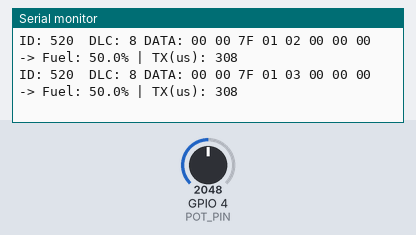
Bench run of a sketch on a simulated ESP32. Shown: the last lines printed to the serial monitor. The test bench sets the inputs (shaded band); at power-on: GPIO 4 (POT_PIN) = 2048. No CAN messages arrive unless stated.

Above: at 1.4 s.
1.5 s: GPIO 4 (POT_PIN) set to 2866
At 1.71 s:
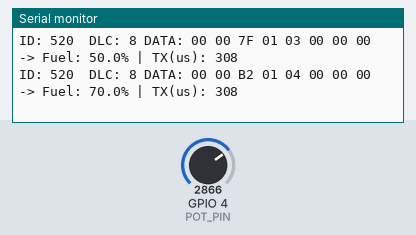
3.3 s: GPIO 4 (POT_PIN) set to 3603
At 3.51 s:
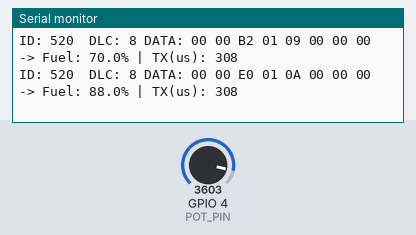
5.1 s: GPIO 4 (POT_PIN) set to 4095
At 5.31 s:
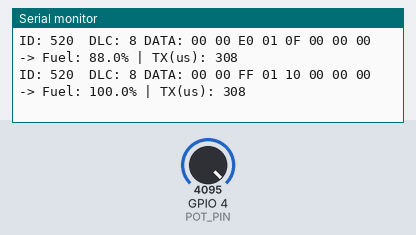
6.9 s: GPIO 4 (POT_PIN) set to 2047
At 8.31 s:
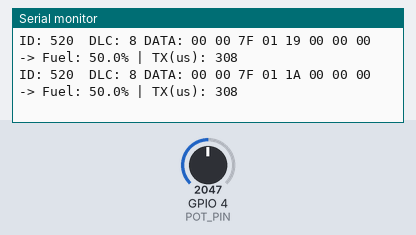
9.9 s: GPIO 4 (POT_PIN) set to 1228
At 10.11 s:
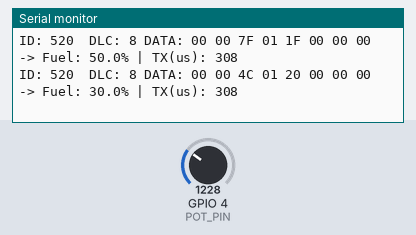
11.7 s: GPIO 4 (POT_PIN) set to 491
At 11.91 s:
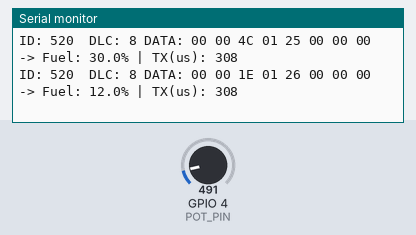
Timing chart, 0 to 14.5 s (numbered marks = the images above; inputs shaded):
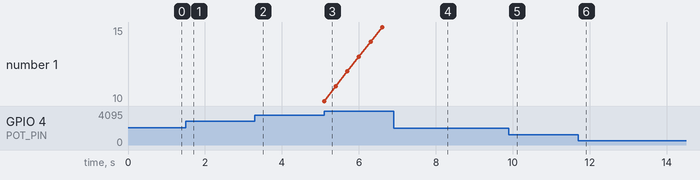

Measured:
- after the input at 1.5 s, the serial monitor: prints a new line at once (image 1)
- after the input at 3.3 s, the serial monitor: prints a new line at once (image 2)
- after the input at 5.1 s, the serial monitor: prints a new line at once (image 3)
- after the input at 6.9 s, the serial monitor: prints a new line at once (image 4)
- after the input at 9.9 s, the serial monitor: prints a new line at once (image 5)
- after the input at 11.7 s, the serial monitor: prints a new line at once (image 6)

The sketch:

Node_fuel_26_5_2026.ino
```cpp
#include "driver/twai.h"

#define TX_PIN 2
#define RX_PIN 15
#define POT_PIN 4

uint8_t txCounter = 0;

void installTWAI() {
  twai_general_config_t g_config = TWAI_GENERAL_CONFIG_DEFAULT((gpio_num_t)TX_PIN, (gpio_num_t)RX_PIN, TWAI_MODE_NORMAL);
  twai_timing_config_t t_config = TWAI_TIMING_CONFIG_500KBITS();
  twai_filter_config_t f_config = TWAI_FILTER_CONFIG_ACCEPT_ALL();
  twai_driver_install(&g_config, &t_config, &f_config);
  twai_start();
  Serial.println("TWAI SENDER INSTALLED");
}

void checkBusStatus() {
  twai_status_info_t status;
  twai_get_status_info(&status);
  if (status.state == TWAI_STATE_BUS_OFF) {
    twai_stop();
    twai_driver_uninstall();
    installTWAI();
  }
}

void printHexFrame(twai_message_t &msg, uint32_t duration, float fuelPercent) {
  Serial.print("ID: ");
  Serial.print(msg.identifier, HEX);
  Serial.print("  DLC: ");
  Serial.print(msg.data_length_code);
  Serial.print(" DATA: ");
  for (int i = 0; i < msg.data_length_code; i++) {
    if (msg.data[i] < 0x10) Serial.print("0");
    Serial.print(msg.data[i], HEX);
    Serial.print(" ");
  }
  Serial.print(" -> Fuel: "); Serial.print(fuelPercent, 1);
  Serial.print("% | TX(us): "); Serial.println(duration);
}

float readFuelPercent() {
  int adc = analogRead(POT_PIN);
  return (float)constrain(adc, 0, 4095) * 100.0 / 4095.0;
}

void setup() {
  Serial.begin(115200);
  pinMode(POT_PIN, INPUT);
  installTWAI();
}

void loop() {
  checkBusStatus();

  static unsigned long lastTime = 0;

  if (millis() - lastTime >= 300) {
    lastTime = millis();

    float fuelP = readFuelPercent();
    uint8_t fuel_raw = (uint8_t)((fuelP * 255.0) / 100.0);

    twai_message_t msg = {};
    msg.identifier = 0x520;
    msg.data_length_code = 8;
    msg.data[2] = fuel_raw;
    msg.data[3] = 0x01;
    msg.data[4] = txCounter;

    uint32_t t_start = esp_timer_get_time();
    esp_err_t res = twai_transmit(&msg, pdMS_TO_TICKS(10));
    uint32_t t_end = esp_timer_get_time();

    if (res == ESP_OK) {
      printHexFrame(msg, (uint32_t)(t_end - t_start), fuelP);
      txCounter++;
    }
  }
}
```
